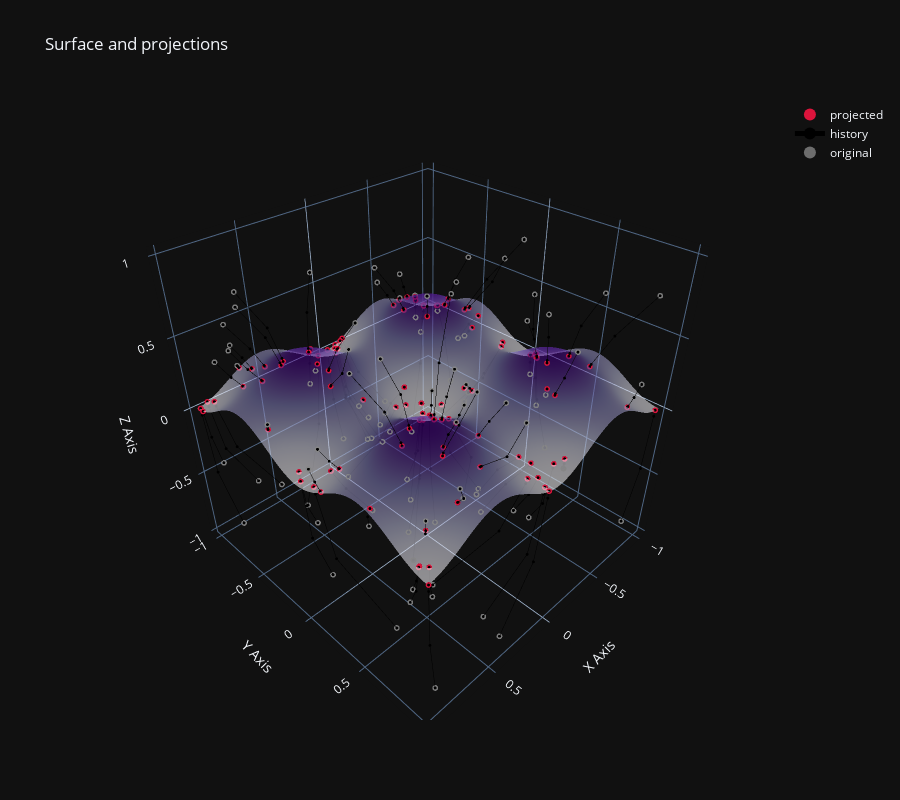

Source (notebook cell):
### Code cell
plot_3d_projection(X, lambda z: mfs.f_rastrigin(z)/100, round_cutoff=None, solver_builder=make_solver, plot_history=True, n_iterations=20, n_grid=NGRID)
